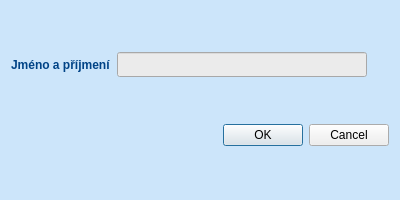
<?xml version="1.0" encoding="UTF-8"?>
<ui version="4.0">
 <class>PlusUcitel</class>
 <widget class="QDialog" name="PlusUcitel">
  <property name="geometry">
   <rect>
    <x>0</x>
    <y>0</y>
    <width>400</width>
    <height>200</height>
   </rect>
  </property>
  <property name="minimumSize">
   <size>
    <width>400</width>
    <height>200</height>
   </size>
  </property>
  <property name="maximumSize">
   <size>
    <width>406</width>
    <height>200</height>
   </size>
  </property>
  <property name="windowTitle">
   <string>Přidat vyučující</string>
  </property>
  <property name="styleSheet">
   <string notr="true">#PlusUcitel {
background: rgb(204,229,250);
}
#lineEditJmenoUcitel{
background: rgb(235,235,235);
}
#lineEditPrijmeniUcitel{
background: rgb(235,235,235);
}</string>
  </property>
  <layout class="QGridLayout" name="gridLayout">
   <item row="0" column="0">
    <widget class="QLabel" name="label">
     <property name="font">
      <font>
       <pointsize>9</pointsize>
       <weight>75</weight>
       <bold>true</bold>
      </font>
     </property>
     <property name="styleSheet">
      <string notr="true">#label{
color: rgb(0,67,134)
}</string>
     </property>
     <property name="text">
      <string>Jméno a příjmení</string>
     </property>
    </widget>
   </item>
   <item row="0" column="1">
    <widget class="QLineEdit" name="lineEditJmenoUcitel">
     <property name="minimumSize">
      <size>
       <width>250</width>
       <height>25</height>
      </size>
     </property>
     <property name="maximumSize">
      <size>
       <width>250</width>
       <height>25</height>
      </size>
     </property>
     <property name="font">
      <font>
       <pointsize>9</pointsize>
      </font>
     </property>
    </widget>
   </item>
   <item row="1" column="1">
    <widget class="QDialogButtonBox" name="buttonBox">
     <property name="font">
      <font>
       <pointsize>8</pointsize>
      </font>
     </property>
     <property name="styleSheet">
      <string notr="true">#buttonBox{
background: rgb(235,235,235);
border-radius : 20px;
border : 3px solid rgb( 0,76,153);
}</string>
     </property>
     <property name="orientation">
      <enum>Qt::Horizontal</enum>
     </property>
     <property name="standardButtons">
      <set>QDialogButtonBox::Cancel|QDialogButtonBox::Ok</set>
     </property>
    </widget>
   </item>
  </layout>
 </widget>
 <resources/>
 <connections>
  <connection>
   <sender>buttonBox</sender>
   <signal>accepted()</signal>
   <receiver>PlusUcitel</receiver>
   <slot>accept()</slot>
   <hints>
    <hint type="sourcelabel">
     <x>248</x>
     <y>254</y>
    </hint>
    <hint type="destinationlabel">
     <x>157</x>
     <y>274</y>
    </hint>
   </hints>
  </connection>
  <connection>
   <sender>buttonBox</sender>
   <signal>rejected()</signal>
   <receiver>PlusUcitel</receiver>
   <slot>reject()</slot>
   <hints>
    <hint type="sourcelabel">
     <x>316</x>
     <y>260</y>
    </hint>
    <hint type="destinationlabel">
     <x>286</x>
     <y>274</y>
    </hint>
   </hints>
  </connection>
 </connections>
</ui>
